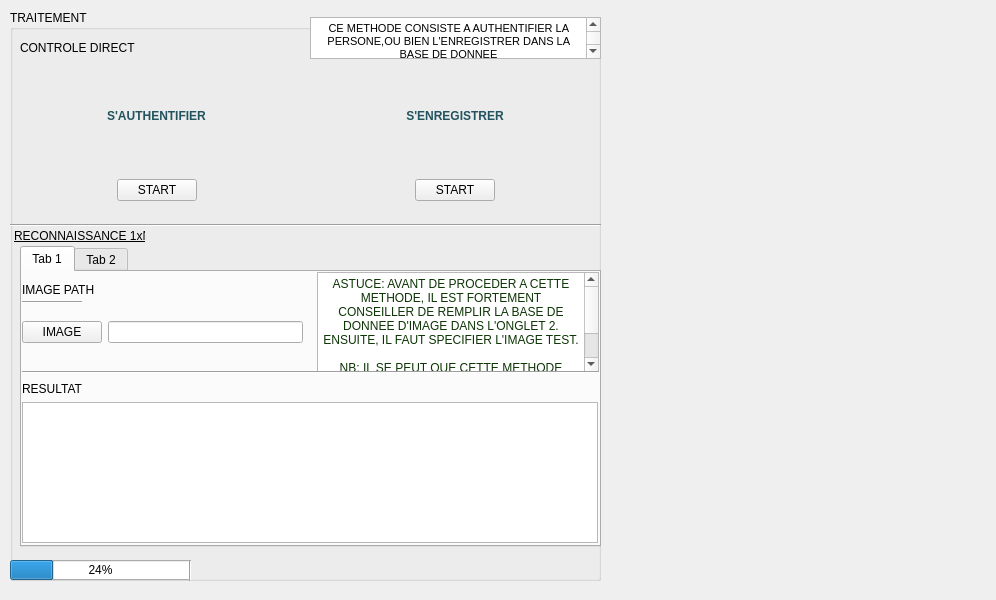
<?xml version="1.0" encoding="UTF-8"?>
<ui version="4.0">
 <class>FaceRec</class>
 <widget class="QMainWindow" name="FaceRec">
  <property name="geometry">
   <rect>
    <x>0</x>
    <y>0</y>
    <width>996</width>
    <height>600</height>
   </rect>
  </property>
  <property name="windowTitle">
   <string>MainWindow</string>
  </property>
  <widget class="QWidget" name="centralWidget">
   <property name="minimumSize">
    <size>
     <width>0</width>
     <height>600</height>
    </size>
   </property>
   <widget class="QWidget" name="verticalLayoutWidget">
    <property name="geometry">
     <rect>
      <x>10</x>
      <y>10</y>
      <width>591</width>
      <height>571</height>
     </rect>
    </property>
    <layout class="QVBoxLayout" name="verticalLayout">
     <item>
      <widget class="QGroupBox" name="groupBox">
       <property name="title">
        <string>TRAITEMENT</string>
       </property>
       <widget class="Line" name="line">
        <property name="geometry">
         <rect>
          <x>0</x>
          <y>205</y>
          <width>591</width>
          <height>20</height>
         </rect>
        </property>
        <property name="orientation">
         <enum>Qt::Horizontal</enum>
        </property>
       </widget>
       <widget class="QProgressBar" name="progressBar">
        <property name="geometry">
         <rect>
          <x>0</x>
          <y>550</y>
          <width>181</width>
          <height>20</height>
         </rect>
        </property>
        <property name="value">
         <number>24</number>
        </property>
       </widget>
       <widget class="Line" name="line_2">
        <property name="geometry">
         <rect>
          <x>170</x>
          <y>550</y>
          <width>20</width>
          <height>21</height>
         </rect>
        </property>
        <property name="orientation">
         <enum>Qt::Vertical</enum>
        </property>
       </widget>
       <widget class="QWidget" name="horizontalLayoutWidget">
        <property name="geometry">
         <rect>
          <x>0</x>
          <y>50</y>
          <width>591</width>
          <height>161</height>
         </rect>
        </property>
        <layout class="QHBoxLayout" name="horizontalLayout_2">
         <item>
          <layout class="QVBoxLayout" name="verticalLayout_5">
           <item>
            <widget class="QLabel" name="label_4">
             <property name="text">
              <string>&lt;html&gt;&lt;head/&gt;&lt;body&gt;&lt;p align=&quot;center&quot;&gt;&lt;span style=&quot; font-weight:600;&quot;&gt;&lt;br/&gt;&lt;/span&gt;&lt;/p&gt;&lt;p align=&quot;center&quot;&gt;&lt;span style=&quot; font-weight:600; color:#22535e;&quot;&gt;S'AUTHENTIFIER&lt;/span&gt;&lt;/p&gt;&lt;p align=&quot;center&quot;&gt;&lt;span style=&quot; font-weight:600;&quot;&gt;&lt;br/&gt;&lt;/span&gt;&lt;/p&gt;&lt;/body&gt;&lt;/html&gt;</string>
             </property>
            </widget>
           </item>
           <item>
            <layout class="QHBoxLayout" name="horizontalLayout_3">
             <item>
              <spacer name="horizontalSpacer_3">
               <property name="orientation">
                <enum>Qt::Horizontal</enum>
               </property>
               <property name="sizeHint" stdset="0">
                <size>
                 <width>40</width>
                 <height>20</height>
                </size>
               </property>
              </spacer>
             </item>
             <item>
              <widget class="QPushButton" name="pushButtonSTART">
               <property name="text">
                <string>START</string>
               </property>
              </widget>
             </item>
             <item>
              <spacer name="horizontalSpacer_4">
               <property name="orientation">
                <enum>Qt::Horizontal</enum>
               </property>
               <property name="sizeHint" stdset="0">
                <size>
                 <width>40</width>
                 <height>20</height>
                </size>
               </property>
              </spacer>
             </item>
            </layout>
           </item>
           <item>
            <spacer name="horizontalSpacer">
             <property name="orientation">
              <enum>Qt::Horizontal</enum>
             </property>
             <property name="sizeHint" stdset="0">
              <size>
               <width>40</width>
               <height>20</height>
              </size>
             </property>
            </spacer>
           </item>
          </layout>
         </item>
         <item>
          <layout class="QVBoxLayout" name="verticalLayout_6">
           <item>
            <widget class="QLabel" name="label_5">
             <property name="text">
              <string>&lt;html&gt;&lt;head/&gt;&lt;body&gt;&lt;p align=&quot;center&quot;&gt;&lt;br/&gt;&lt;/p&gt;&lt;p align=&quot;center&quot;&gt;&lt;span style=&quot; font-weight:600; color:#22535e;&quot;&gt;S'ENREGISTRER&lt;/span&gt;&lt;/p&gt;&lt;p align=&quot;center&quot;&gt;&lt;br/&gt;&lt;/p&gt;&lt;/body&gt;&lt;/html&gt;</string>
             </property>
            </widget>
           </item>
           <item>
            <layout class="QHBoxLayout" name="horizontalLayout_4">
             <item>
              <spacer name="horizontalSpacer_5">
               <property name="orientation">
                <enum>Qt::Horizontal</enum>
               </property>
               <property name="sizeHint" stdset="0">
                <size>
                 <width>40</width>
                 <height>20</height>
                </size>
               </property>
              </spacer>
             </item>
             <item>
              <widget class="QPushButton" name="pushButtonSTART_2">
               <property name="text">
                <string>START</string>
               </property>
              </widget>
             </item>
             <item>
              <spacer name="horizontalSpacer_6">
               <property name="orientation">
                <enum>Qt::Horizontal</enum>
               </property>
               <property name="sizeHint" stdset="0">
                <size>
                 <width>40</width>
                 <height>20</height>
                </size>
               </property>
              </spacer>
             </item>
            </layout>
           </item>
           <item>
            <spacer name="horizontalSpacer_2">
             <property name="orientation">
              <enum>Qt::Horizontal</enum>
             </property>
             <property name="sizeHint" stdset="0">
              <size>
               <width>40</width>
               <height>20</height>
              </size>
             </property>
            </spacer>
           </item>
          </layout>
         </item>
        </layout>
       </widget>
       <widget class="QLabel" name="label_3">
        <property name="geometry">
         <rect>
          <x>10</x>
          <y>30</y>
          <width>121</width>
          <height>16</height>
         </rect>
        </property>
        <property name="text">
         <string>CONTROLE DIRECT</string>
        </property>
       </widget>
       <widget class="QTextBrowser" name="textBrowser_2">
        <property name="geometry">
         <rect>
          <x>300</x>
          <y>7</y>
          <width>291</width>
          <height>42</height>
         </rect>
        </property>
        <property name="html">
         <string>&lt;!DOCTYPE HTML PUBLIC &quot;-//W3C//DTD HTML 4.0//EN&quot; &quot;http://www.w3.org/TR/REC-html40/strict.dtd&quot;&gt;
&lt;html&gt;&lt;head&gt;&lt;meta name=&quot;qrichtext&quot; content=&quot;1&quot; /&gt;&lt;style type=&quot;text/css&quot;&gt;
p, li { white-space: pre-wrap; }
&lt;/style&gt;&lt;/head&gt;&lt;body style=&quot; font-family:'MS Shell Dlg 2'; font-size:8.25pt; font-weight:400; font-style:normal;&quot;&gt;
&lt;p align=&quot;center&quot; style=&quot; margin-top:0px; margin-bottom:0px; margin-left:0px; margin-right:0px; -qt-block-indent:0; text-indent:0px;&quot;&gt;CE METHODE CONSISTE A AUTHENTIFIER LA PERSONE,OU BIEN L'ENREGISTRER DANS LA BASE DE DONNEE&lt;/p&gt;
&lt;p align=&quot;center&quot; style=&quot;-qt-paragraph-type:empty; margin-top:0px; margin-bottom:0px; margin-left:0px; margin-right:0px; -qt-block-indent:0; text-indent:0px;&quot;&gt;&lt;br /&gt;&lt;/p&gt;&lt;/body&gt;&lt;/html&gt;</string>
        </property>
       </widget>
       <widget class="QTabWidget" name="tabWidget">
        <property name="geometry">
         <rect>
          <x>10</x>
          <y>236</y>
          <width>581</width>
          <height>301</height>
         </rect>
        </property>
        <property name="currentIndex">
         <number>0</number>
        </property>
        <widget class="QWidget" name="tab">
         <attribute name="title">
          <string>Tab 1</string>
         </attribute>
         <widget class="QGraphicsView" name="graphicsView_image_comparator">
          <property name="geometry">
           <rect>
            <x>0</x>
            <y>130</y>
            <width>576</width>
            <height>141</height>
           </rect>
          </property>
         </widget>
         <widget class="QWidget" name="horizontalLayoutWidget_4">
          <property name="geometry">
           <rect>
            <x>0</x>
            <y>30</y>
            <width>281</width>
            <height>61</height>
           </rect>
          </property>
          <layout class="QHBoxLayout" name="horizontalLayout_5">
           <item>
            <widget class="QPushButton" name="pushButton_source_image">
             <property name="text">
              <string>IMAGE</string>
             </property>
            </widget>
           </item>
           <item>
            <widget class="QLineEdit" name="lineEdit_source_image"/>
           </item>
          </layout>
         </widget>
         <widget class="QLabel" name="label_2">
          <property name="geometry">
           <rect>
            <x>0</x>
            <y>10</y>
            <width>131</width>
            <height>16</height>
           </rect>
          </property>
          <property name="text">
           <string>IMAGE PATH</string>
          </property>
         </widget>
         <widget class="Line" name="line_3">
          <property name="geometry">
           <rect>
            <x>0</x>
            <y>15</y>
            <width>60</width>
            <height>31</height>
           </rect>
          </property>
          <property name="orientation">
           <enum>Qt::Horizontal</enum>
          </property>
         </widget>
         <widget class="QTextBrowser" name="textBrowser">
          <property name="geometry">
           <rect>
            <x>295</x>
            <y>0</y>
            <width>282</width>
            <height>100</height>
           </rect>
          </property>
          <property name="html">
           <string>&lt;!DOCTYPE HTML PUBLIC &quot;-//W3C//DTD HTML 4.0//EN&quot; &quot;http://www.w3.org/TR/REC-html40/strict.dtd&quot;&gt;
&lt;html&gt;&lt;head&gt;&lt;meta name=&quot;qrichtext&quot; content=&quot;1&quot; /&gt;&lt;style type=&quot;text/css&quot;&gt;
p, li { white-space: pre-wrap; }
&lt;/style&gt;&lt;/head&gt;&lt;body style=&quot; font-family:'MS Shell Dlg 2'; font-size:8.25pt; font-weight:400; font-style:normal;&quot;&gt;
&lt;p align=&quot;center&quot; style=&quot; margin-top:0px; margin-bottom:0px; margin-left:0px; margin-right:0px; -qt-block-indent:0; text-indent:0px;&quot;&gt;&lt;span style=&quot; font-size:9pt; color:#0d3505;&quot;&gt;ASTUCE: AVANT DE PROCEDER A CETTE METHODE, IL EST FORTEMENT CONSEILLER DE REMPLIR LA BASE DE DONNEE D'IMAGE DANS L'ONGLET 2. ENSUITE, IL FAUT SPECIFIER L'IMAGE TEST.&lt;/span&gt;&lt;/p&gt;
&lt;p align=&quot;center&quot; style=&quot;-qt-paragraph-type:empty; margin-top:0px; margin-bottom:0px; margin-left:0px; margin-right:0px; -qt-block-indent:0; text-indent:0px; font-size:9pt; color:#0d3505;&quot;&gt;&lt;br /&gt;&lt;/p&gt;
&lt;p align=&quot;center&quot; style=&quot; margin-top:0px; margin-bottom:0px; margin-left:0px; margin-right:0px; -qt-block-indent:0; text-indent:0px;&quot;&gt;&lt;span style=&quot; font-size:9pt; color:#0d3505;&quot;&gt;NB: IL SE PEUT QUE CETTE METHODE DONNE DES FAUSSES RESULTATS, CA  DEPEND DE LA QUALITE DE L'IMAGE FOURNIE&lt;/span&gt;&lt;/p&gt;&lt;/body&gt;&lt;/html&gt;</string>
          </property>
         </widget>
         <widget class="QLabel" name="label_6">
          <property name="geometry">
           <rect>
            <x>0</x>
            <y>110</y>
            <width>62</width>
            <height>13</height>
           </rect>
          </property>
          <property name="text">
           <string>RESULTAT</string>
          </property>
         </widget>
         <widget class="Line" name="line_4">
          <property name="geometry">
           <rect>
            <x>0</x>
            <y>90</y>
            <width>582</width>
            <height>20</height>
           </rect>
          </property>
          <property name="orientation">
           <enum>Qt::Horizontal</enum>
          </property>
         </widget>
        </widget>
        <widget class="QWidget" name="tab_2">
         <attribute name="title">
          <string>Tab 2</string>
         </attribute>
         <widget class="QTextBrowser" name="textBrowser_3">
          <property name="geometry">
           <rect>
            <x>305</x>
            <y>0</y>
            <width>271</width>
            <height>101</height>
           </rect>
          </property>
          <property name="html">
           <string>&lt;!DOCTYPE HTML PUBLIC &quot;-//W3C//DTD HTML 4.0//EN&quot; &quot;http://www.w3.org/TR/REC-html40/strict.dtd&quot;&gt;
&lt;html&gt;&lt;head&gt;&lt;meta name=&quot;qrichtext&quot; content=&quot;1&quot; /&gt;&lt;style type=&quot;text/css&quot;&gt;
p, li { white-space: pre-wrap; }
&lt;/style&gt;&lt;/head&gt;&lt;body style=&quot; font-family:'MS Shell Dlg 2'; font-size:8.25pt; font-weight:400; font-style:normal;&quot;&gt;
&lt;p align=&quot;justify&quot; style=&quot; margin-top:0px; margin-bottom:0px; margin-left:0px; margin-right:0px; -qt-block-indent:0; text-indent:0px;&quot;&gt;ASTUCE: AJOUT D'IMAGE DANS LA BASE DE DONNEE&lt;/p&gt;
&lt;p align=&quot;justify&quot; style=&quot;-qt-paragraph-type:empty; margin-top:0px; margin-bottom:0px; margin-left:0px; margin-right:0px; -qt-block-indent:0; text-indent:0px;&quot;&gt;&lt;br /&gt;&lt;/p&gt;
&lt;p align=&quot;justify&quot; style=&quot; margin-top:0px; margin-bottom:0px; margin-left:0px; margin-right:0px; -qt-block-indent:0; text-indent:0px;&quot;&gt;N°1: CREER UN NOUVEAU DOSSIER&lt;/p&gt;
&lt;p align=&quot;justify&quot; style=&quot;-qt-paragraph-type:empty; margin-top:0px; margin-bottom:0px; margin-left:0px; margin-right:0px; -qt-block-indent:0; text-indent:0px;&quot;&gt;&lt;br /&gt;&lt;/p&gt;
&lt;p align=&quot;justify&quot; style=&quot; margin-top:0px; margin-bottom:0px; margin-left:0px; margin-right:0px; -qt-block-indent:0; text-indent:0px;&quot;&gt;N°2: AJOUTER LA PHOTO DE LA PERSONNE DANS CE NOUVEAU DOSSIER&lt;/p&gt;
&lt;p align=&quot;justify&quot; style=&quot;-qt-paragraph-type:empty; margin-top:0px; margin-bottom:0px; margin-left:0px; margin-right:0px; -qt-block-indent:0; text-indent:0px;&quot;&gt;&lt;br /&gt;&lt;/p&gt;
&lt;p align=&quot;justify&quot; style=&quot; margin-top:0px; margin-bottom:0px; margin-left:0px; margin-right:0px; -qt-block-indent:0; text-indent:0px;&quot;&gt;N°3: RENNOMER LE NOUVEAU DOSSIER EN LUI DONNANT COMME NOM, LE NOM DE LA PERSONNE&lt;/p&gt;
&lt;p align=&quot;justify&quot; style=&quot;-qt-paragraph-type:empty; margin-top:0px; margin-bottom:0px; margin-left:0px; margin-right:0px; -qt-block-indent:0; text-indent:0px;&quot;&gt;&lt;br /&gt;&lt;/p&gt;
&lt;p align=&quot;justify&quot; style=&quot; margin-top:0px; margin-bottom:0px; margin-left:0px; margin-right:0px; -qt-block-indent:0; text-indent:0px;&quot;&gt;N°4: CLICKER SUR SOURCE POUR AJOUTER LE NOUVEAU DOSSIER &lt;/p&gt;
&lt;p align=&quot;justify&quot; style=&quot;-qt-paragraph-type:empty; margin-top:0px; margin-bottom:0px; margin-left:0px; margin-right:0px; -qt-block-indent:0; text-indent:0px;&quot;&gt;&lt;br /&gt;&lt;/p&gt;
&lt;p align=&quot;justify&quot; style=&quot; margin-top:0px; margin-bottom:0px; margin-left:0px; margin-right:0px; -qt-block-indent:0; text-indent:0px;&quot;&gt;N°5:  CLICQUER SUR TERMINER POUR AJOUTER LA PHOTO DANS LA BASE&lt;/p&gt;&lt;/body&gt;&lt;/html&gt;</string>
          </property>
         </widget>
         <widget class="QLabel" name="label_7">
          <property name="geometry">
           <rect>
            <x>10</x>
            <y>10</y>
            <width>151</width>
            <height>16</height>
           </rect>
          </property>
          <property name="text">
           <string>CREER UN NOUVEAU DOSSIER</string>
          </property>
         </widget>
         <widget class="QWidget" name="verticalLayoutWidget_2">
          <property name="geometry">
           <rect>
            <x>10</x>
            <y>40</y>
            <width>201</width>
            <height>151</height>
           </rect>
          </property>
          <layout class="QVBoxLayout" name="verticalLayout_3">
           <item>
            <layout class="QHBoxLayout" name="horizontalLayout_8">
             <item>
              <widget class="QPushButton" name="pushButton_source_folder">
               <property name="text">
                <string>SOURCE</string>
               </property>
              </widget>
             </item>
             <item>
              <widget class="QLineEdit" name="lineEdit_source_folder"/>
             </item>
            </layout>
           </item>
           <item>
            <layout class="QHBoxLayout" name="horizontalLayout_9">
             <item>
              <widget class="QPushButton" name="pushButton_terminer">
               <property name="text">
                <string>Terminer</string>
               </property>
              </widget>
             </item>
             <item>
              <spacer name="horizontalSpacer_7">
               <property name="orientation">
                <enum>Qt::Horizontal</enum>
               </property>
               <property name="sizeHint" stdset="0">
                <size>
                 <width>40</width>
                 <height>20</height>
                </size>
               </property>
              </spacer>
             </item>
            </layout>
           </item>
           <item>
            <widget class="Line" name="line_5">
             <property name="orientation">
              <enum>Qt::Horizontal</enum>
             </property>
            </widget>
           </item>
           <item>
            <layout class="QHBoxLayout" name="horizontalLayout_10">
             <item>
              <widget class="QLabel" name="label_8">
               <property name="text">
                <string>BASE:</string>
               </property>
              </widget>
             </item>
            </layout>
           </item>
          </layout>
         </widget>
         <widget class="QTreeView" name="treeView_liste_personne">
          <property name="geometry">
           <rect>
            <x>210</x>
            <y>120</y>
            <width>361</width>
            <height>155</height>
           </rect>
          </property>
         </widget>
        </widget>
       </widget>
       <widget class="QLabel" name="label">
        <property name="geometry">
         <rect>
          <x>4</x>
          <y>218</y>
          <width>131</width>
          <height>16</height>
         </rect>
        </property>
        <property name="text">
         <string>&lt;html&gt;&lt;head/&gt;&lt;body&gt;&lt;p align=&quot;center&quot;&gt;&lt;span style=&quot; text-decoration: underline;&quot;&gt;RECONNAISSANCE &lt;/span&gt;&lt;span style=&quot; font-size:9pt; text-decoration: underline;&quot;&gt;1&lt;/span&gt;&lt;span style=&quot; text-decoration: underline;&quot;&gt;xN&lt;/span&gt;&lt;/p&gt;&lt;/body&gt;&lt;/html&gt;</string>
        </property>
       </widget>
      </widget>
     </item>
    </layout>
   </widget>
  </widget>
 </widget>
 <resources/>
 <connections/>
</ui>
